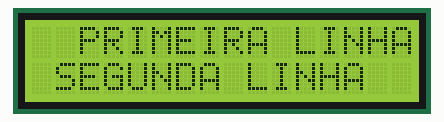
A program run on a simulated Arduino Uno, built with avr-gcc and run on an emulated ATmega328P. Shown: 16×2 character LCD.

Above: at 0.1 s.
At 4.7 s:
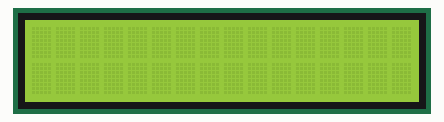

Measured:
- by itself, everything shown: repeats every 5.6 s, in 18 steps
- what the display in image 1 shows lasts 0.5 s, from 4.7 s to 5.2 s

The program:

main.cpp
```cpp
#include <Arduino.h>
#include <LiquidCrystal.h>

void move_palavras(int total, char direcao);
void pisca();

LiquidCrystal lcd(7, 6, 5, 4, 3, 2);

void setup() {
  lcd.begin(16, 2);
  lcd.clear();
}

void loop() {

  lcd.setCursor(2, 0);
  lcd.print("PRIMEIRA LINHA");
  lcd.setCursor(1, 1);
  lcd.print("SEGUNDA LINHA");
  delay(1000);

  move_palavras(3, 'R');
  move_palavras(6, 'L');
  move_palavras(3, 'R');

  delay(1000);

  for(int i = 0; i < 3; i++) {
    pisca();
  }

}

void move_palavras(int total, char direcao) {
  for(int i = 0; i < total; i++) {
    if(direcao == 'R') {
      lcd.scrollDisplayRight();
    } else if(direcao == 'L') {
      lcd.scrollDisplayLeft();
    }
    delay(50);
  }

}

void pisca() {
   lcd.noDisplay();
   delay(500);
   lcd.display();
   delay(500);
}
```
